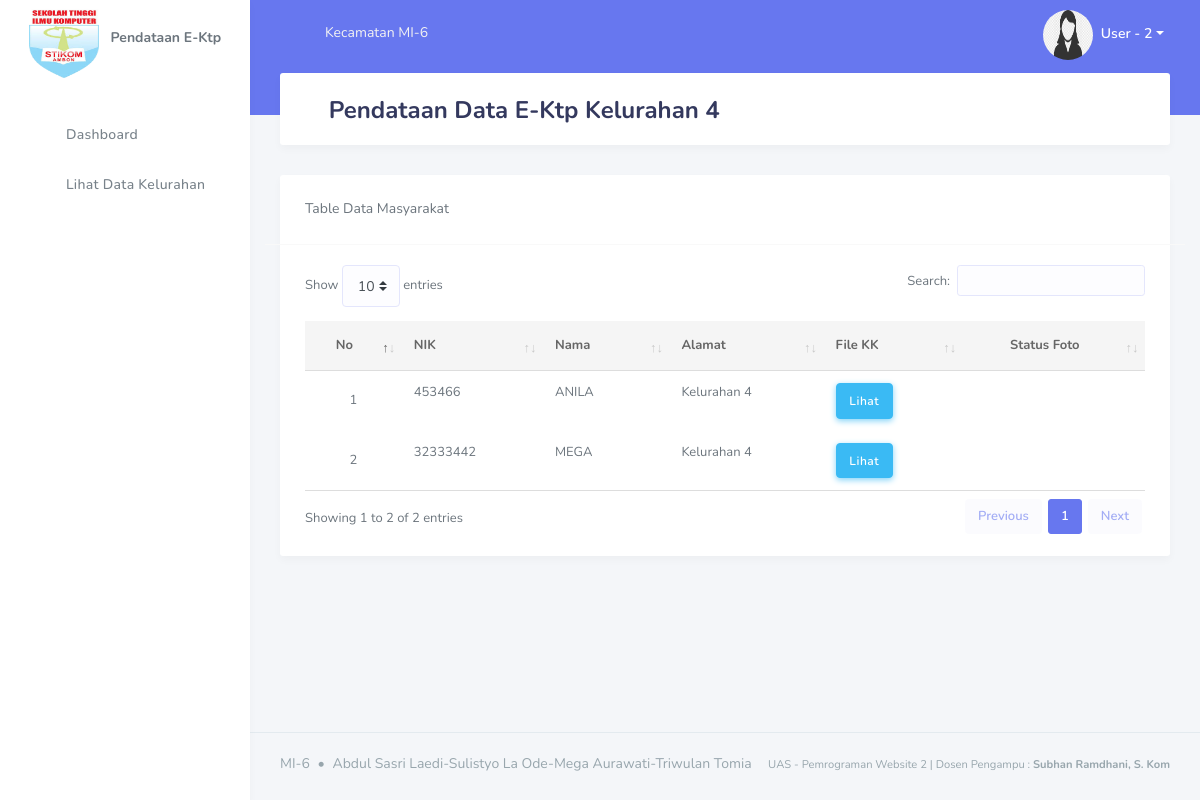
/index.php?page=kel-4 (signed in), run on the app's committed database.
### tables this page shows
CREATE TABLE `masyarakat` (
  `id` int(11) NOT NULL,
  `nik` varchar(255) NOT NULL,
  `nama` varchar(255) NOT NULL,
  `kelurahan` varchar(255) NOT NULL,
  `file_kk` varchar(255) NOT NULL,
  `status` varchar(255) NOT NULL
);

### page/data-ektp-kelurahan/kel-4.php (the view, shortened to what this page needs)
<div class="section-header">
  <h1><i class="fas fa-id-card mr-2" style="font-size: 20pt;"></i>Pendataan Data E-Ktp Kelurahan 4</h1>
</div>
<div class="card">
  <div class="row">
    <div class="card-header">
       <div class="col-sm-6">
          Table Data Masyarakat
       </div>
    </div>
  </div>
  <div class="card-body">
      <div class="table-responsive">
        <table class="table" id="dataTable">
          <thead>
              <tr>
                  <th style="text-align: center; vertical-align: middle;">No</th>
                  <th>NIK</th>
                  <th>Nama</th>
                  <th>Alamat</th>
                  <th>File KK</th>
                  <th style="text-align:center;">Status Foto</th>
              </tr>
          </thead>
          <tbody>
            <?php $dataEktp = mysqli_query($con, "SELECT * FROM masyarakat WHERE kelurahan = 'Kelurahan 4' ORDER BY nama"); ?>
            <?php $no=1; ?>
            <?php foreach ($dataEktp as $data) : ?>
              <tr>
                  <td style="text-align: center; vertical-align: middle;"><?php echo $no; ?></td>
                  <td> <?php echo $data['nik']; ?> </td>
                  <td> <?php echo $data['nama']; ?> </td>
                  <td> <?php echo $data['kelurahan']; ?> </td>
                  <td>
                    <a href="assets/berkas kk/<?php echo $data['file_kk']; ?>" class="btn btn-info" target="blank">Lihat</a>
                  </td>
                  <?php if($data['status'] == '') : ?>
                    <td style="text-align: center;"> <?php echo "Belum Foto" ; ?> </td>
                  <?php else : ?>
                    <td style="text-align: center;"><i class="fas fa-check"></i></td>
                  <?php endif; ?>
              </tr>
            <?php $no++; ?>
            <?php endforeach; ?>
          </tbody>
        </table>
      </div>
  </div>
</div>

### data on the page
masyarakat: nik "453466", nama "ANILA", kelurahan "Kelurahan 4"
masyarakat: nik "32333442", nama "MEGA", kelurahan "Kelurahan 4"

### other printed values
$_SESSION['nama'] "User - 2"
